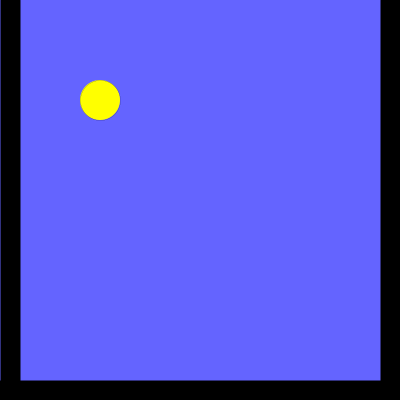
Frame 1 (no input)
Frame 60 (the mouse pressed at the canvas centre just before this capture): identical to frame 1, image omitted
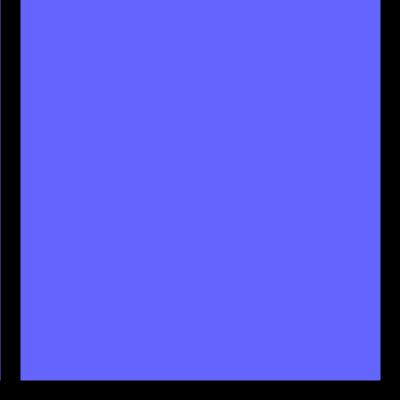
Frame 120 (the mouse held since frame 60 and released just before this capture)

The Processing sketch that drew these frames (run headless with seeded random() and noise(); from frame 60 on, the mouse is pressed at the canvas centre):

// Processing sketch: processing_91191
// ── processing_91191.pde

int [] pX = {200, 100, 300, 300, 100};

void blackLine()
{
  stroke(0);
  strokeWeight(20);
  line(10, 0, 10, height);
  line(0, height - 10, width, height - 10);
  line(width - 10, 0, width - 10, height);
}

void setup()
{
  background(0, 0, 200);
  size(400, 400);
}


void draw()
{
  background(100, 100, 255);
  blackLine();
  
  if(mouseY > height - 20)
  {
    strokeWeight(0);
    fill(255, 255, 0);
    ellipse(pX[0], height/2, 80, 80);
  }
  
  if(mouseX < 20 && mouseY < height/2)
  {
    strokeWeight(0);
    fill(255, 255, 0);
    ellipse(pX[1], height/4, 40, 40);
  }
  
  if(mouseX < 20 && mouseY > height/2)
  {
    strokeWeight(0);
    fill(255, 255, 0);
    ellipse(pX[2], height/4, 40, 40);
  }
  
  if(mouseX > width - 20 && mouseY < height/2)
  {
    strokeWeight(0);
    fill(255, 255, 0);
    ellipse(pX[3], height/4*3, 40, 40);
  }
  
  if(mouseX > width - 20 && mouseY > height/2)
  {
    strokeWeight(0);
    fill(255, 255, 0);
    ellipse(pX[4], height/4*3, 40, 40);
  }
}
